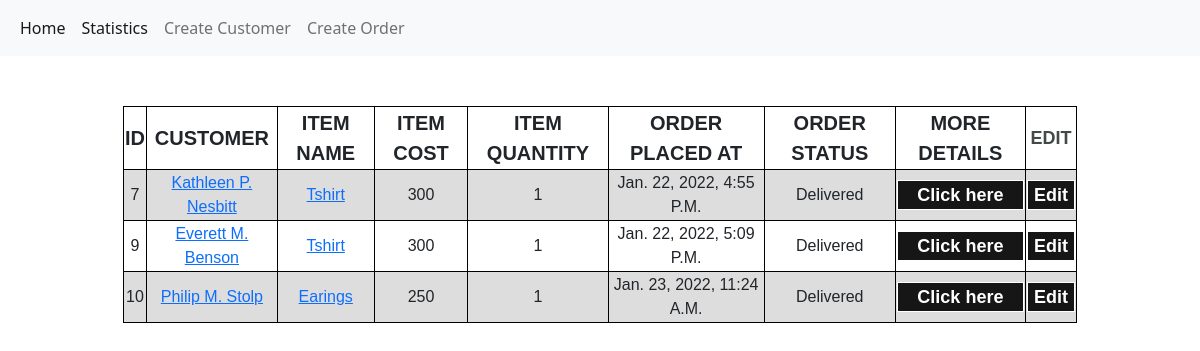
The page /app/deliveredList/ on the database its author committed.
### app/models.py (models this page shows, shortened)
class OrderDetails(models.Model):
    customer = models.ForeignKey(Customer, related_name="customer",on_delete=models.SET_DEFAULT, default="NA")
    item_name = models.CharField(max_length=200)
    item_cost = models.IntegerField()
    item_quantity = models.IntegerField()
    order_choices = (
    ('pending','pending'),
    ('dispatched', 'dispatched'),
    ('delivered','delivered'),
        )
    order_status = models.CharField(max_length=30, choices=order_choices, default='pending')
    date = models.DateTimeField(auto_now_add=True)

class Customer(models.Model):
    name = models.CharField(max_length=200)
    contact = PhoneNumberField()
    email = models.EmailField()
    address = models.CharField(max_length=300)
    city = models.CharField(max_length=50)
    state = models.CharField(max_length=50)
    date = models.DateTimeField(auto_now_add=True)
    def __str__(self):
        return self.name

### app/views.py (the view)
class DeliveredListView(TemplateView):
    template_name = "app/delivered.html"
    def get_context_data(self, **kwargs):
        context =  super().get_context_data(**kwargs)
        context['deliveredList'] = OrderDetails.objects.filter(order_status="delivered")
        return context

### templates/app/delivered.html
{% extends "base.html"%} {% block body_block %}
<div id="table-1">
    {% if deliveredList %}
    <table class="customer-list-table-1">
        <tr class="list-tr">
          <th class="list-th">ID</th>
          <th class="list-th">CUSTOMER</th>
          <th class="list-th">ITEM NAME</th>
          <th class="list-th">ITEM COST</th>
          <th class="list-th">ITEM QUANTITY</th>
          <th class="list-th">ORDER PLACED AT</th>
          <th class="list-th">ORDER STATUS</th>
          <th class="list-th">MORE DETAILS</th>
          <th class="home-th">EDIT</th>
        </tr>
        {% for order in deliveredList %}
        <tr class="list-tr">
          <td class="list-td">{{ order.id}}</td>
          <td class="list-td"><a href="{% url 'app:customerDetails' pk=order.customer.id %}">{{order.customer}}</a></td>
          <td class="list-td"><a href="{% url 'app:itemList' slug=order.item_name %}">{{order.item_name}}</a></td>
          <td class="list-td">{{order.item_cost}}</td>
          <td class="list-td">{{order.item_quantity}}</td>
          <td class="list-td">{{order.date}}</td>
          <td class="list-td">{{order.order_status}}</td>
          <td class="order-list-td"><a href="{% url 'app:orderDetails' pk=order.id %}"><button class="Edit-btn">Click here</button></a></td>
          <td class="list-td"><a href="{% url 'app:updateOrder' pk=order.id %}"><button class="Edit-btn">Edit</button></a></td>
        </tr>
        {% endfor %}
      </table>
      {% else %}
    <div>
        <h1 id="no-orders">NO ORDERS!!</h1>
    </div>
    {% endif %}
</div>
{% endblock %}

### static/css/customerList.css (style rules this page uses)
#table-1 { background-color: none; margin-top: 40px; padding: 10px; width:90%; margin: auto; }
.customer-list-table-1 { border:solid 1px black; font-family: arial, sans-serif; border-collapse: collapse; width:90%; margin: auto; margin-top:40px; }
.order-list-td { border: 1px solid black; border-collapse: collapse; text-align: center; font-size: 18px; text-transform: capitalize; height:40px; }
.list-td { border: 1px solid black; border-collapse: collapse; text-align: center; font-size: 16px; text-transform: capitalize; height:40px; }
.list-th { border: solid 1px black; border-collapse: collapse; text-align: center; font-size: 20px; height:50px; }
.list-tr:nth-child(even) { background-color: #dddddd; }
.home-th { border: solid 1px black; color: #424949; border-collapse: collapse; text-align: center; font-size: 18px; height:50px; width:max-content; }
.Edit-btn { width:100%; height: 30px; font-size: 18px; font-weight: bold; background:rgb(22, 22, 22); color: white; border:solid 1px #ffffff; transition: 0.2s; }

### rows shown on the page
OrderDetails: id "7", customer "Kathleen P. Nesbitt", item_name "Tshirt", item_cost "300", item_quantity "1", date "Jan. 22, 2022, 4:55 P.m.", order_status "Delivered"
OrderDetails: id "9", customer "Everett M. Benson", item_name "Tshirt", item_cost "300", item_quantity "1", date "Jan. 22, 2022, 5:09 P.m.", order_status "Delivered"
OrderDetails: id "10", customer "Philip M. Stolp", item_name "Earings", item_cost "250", item_quantity "1", date "Jan. 23, 2022, 11:24 A.m.", order_status "Delivered"
